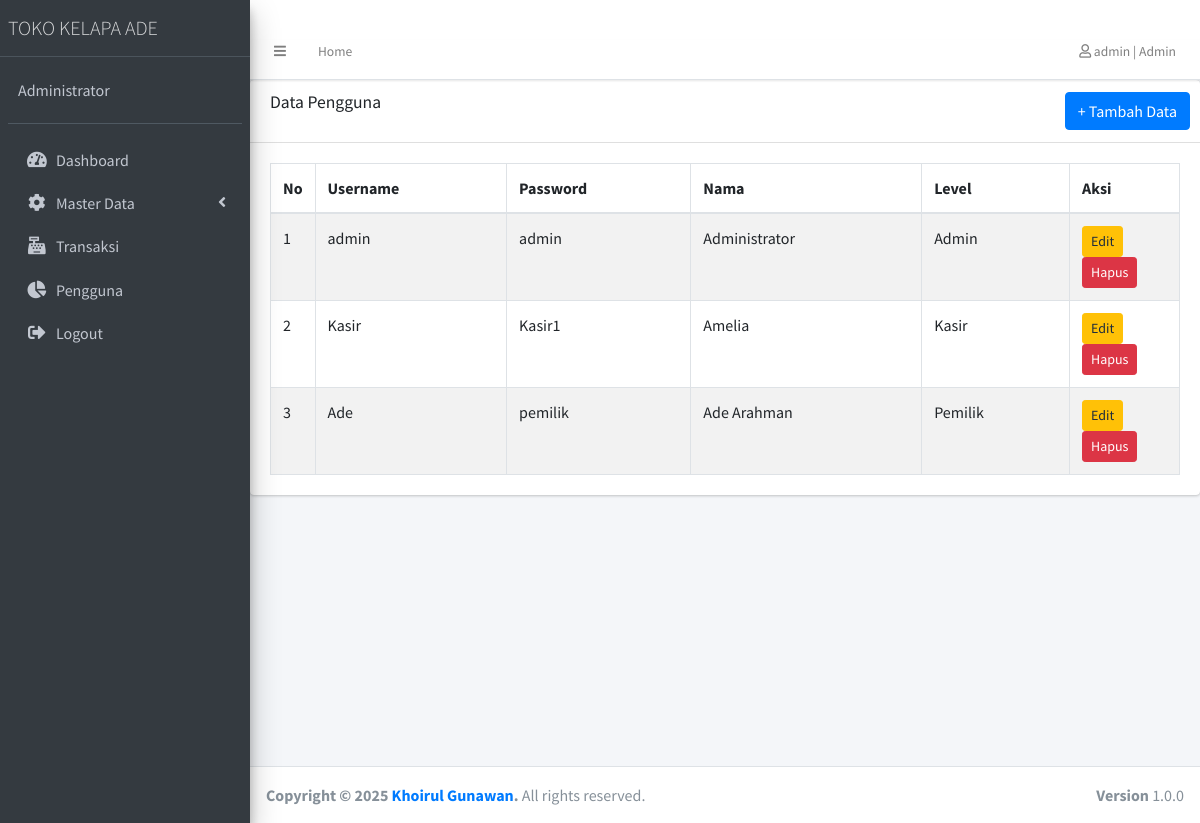
Screenshot of /index.php?page=data_pengguna (signed in) with the database file from the repository.
### tables this page shows
CREATE TABLE `tb_pengguna` (
  `pengguna_id` int(3) NOT NULL,
  `pengguna_user` varchar(10) NOT NULL,
  `pengguna_pass` varchar(10) NOT NULL,
  `pengguna_nama` varchar(50) NOT NULL,
  `pengguna_level` varchar(10) NOT NULL
);

### data_pengguna.php (the view, shortened to what this page needs)
<div class="card">
    <div class="card-header">
        <h3 class="card-title">Data Pengguna</h3>
        <div class="card-tools">
            <button type="button" class="btn btn-primary" data-toggle="modal" data-target="#modal-tambah">
                + Tambah Data
            </button>
        </div>
    </div>
    <div class="card-body">
        <table id="example1" class="table table-bordered table-striped">
            <thead>
                <tr>
                    <th width="10">No</th>
                    <th>Username</th>
                    <th>Password</th>
                    <th>Nama</th>
                    <th>Level</th>
                    <th width="110">Aksi</th>
                </tr>
            </thead>
            <tbody>
                <?php
                $ambil = $koneksi->query("SELECT * FROM tb_pengguna");
                $no = 1;
                while ($pecah = $ambil->fetch_object()) {
                ?>
                    <tr>
                        <td><?php echo $no++ ?></td>
                        <td><?php echo $pecah->pengguna_user ?></td>
                        <td><?php echo $pecah->pengguna_pass ?></td>
                        <td><?php echo $pecah->pengguna_nama ?></td>
                        <td><?php echo $pecah->pengguna_level ?></td>
                        <td>
                            <a href="index.php?page=aksi_pengguna/pengguna_edit&id=<?php echo $pecah->pengguna_id ?>" class="btn btn-warning btn-sm">Edit</a>
                            <a href="index.php?page=aksi_pengguna/pengguna_hapus&id=<?php echo $pecah->pengguna_id ?>" class="btn btn-danger btn-sm delete-confirm">Hapus</a>
                        </td>
                    </tr>
                <?php } ?>
            </tbody>
        </table>
    </div>
</div>

### rows the page displays
tb_pengguna: pengguna_user "admin", pengguna_pass "admin", pengguna_nama "Administrator", pengguna_level "Admin"
tb_pengguna: pengguna_user "Kasir", pengguna_pass "Kasir1", pengguna_nama "Amelia", pengguna_level "Kasir"
tb_pengguna: pengguna_user "Ade", pengguna_pass "pemilik", pengguna_nama "Ade Arahman", pengguna_level "Pemilik"

### other values shown
$_SESSION['pengguna'] "admin"
$_SESSION['pengguna_level'] "Admin"
$_SESSION['pengguna_nama'] "Administrator"
